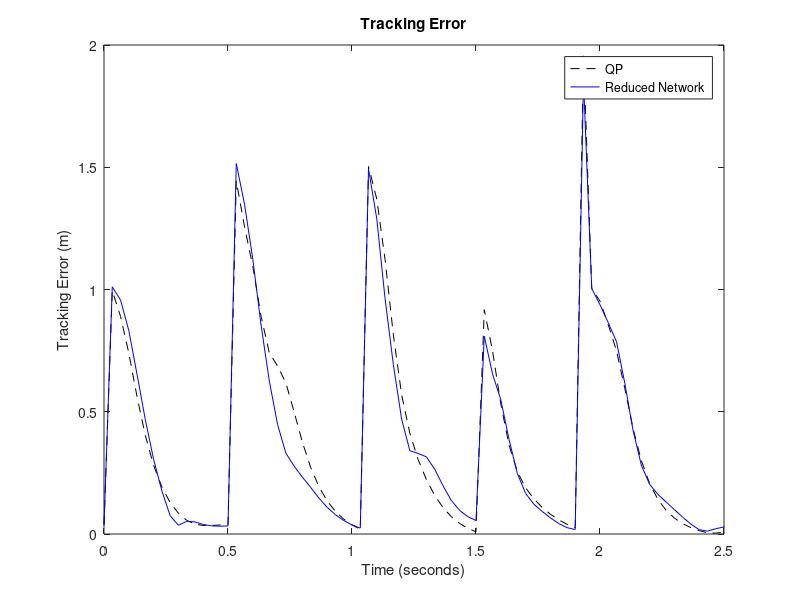

Reproduce this figure in MATLAB.
data = load('arm_rl_err.txt');
data = data .* data;

[n, m] = size(data);
time = 1:n;
time = (time - 1) .* (1 / 30);

coach_err = sqrt(data(:,1) + data(:,2));
student_err = sqrt(data(:,3) + data(:,4));

plot(time, coach_err, 'k--');
hold on;
plot(time, student_err, 'b-');
hold off;

xlim([0, 2.5]);

title('Tracking Error');
xlabel('Time (seconds)');
ylabel('Tracking Error (m)');

legend('QP', 'Reduced Network');